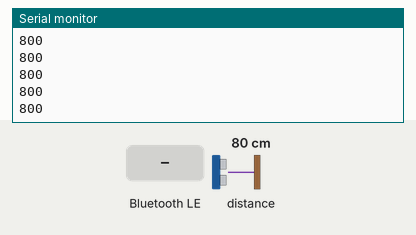
Recording of a sketch running on a simulated ESP32. On the bench: the last lines printed to the serial monitor. The test bench sets the inputs (shaded band); at power-on: distance to the obstacle 80 cm. Nothing arrives over Bluetooth unless stated; a phone connects over Bluetooth LE 3 s after start.

Above: at 1.2 s.
1.3 s: Bluetooth LE write "1" received
2.8 s: distance to the obstacle set to 2 cm
At 3.08 s:
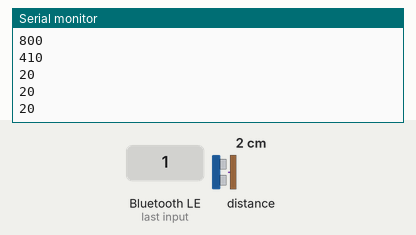
4.3 s: Bluetooth LE write "0" received
5.8 s: distance to the obstacle set to 4 cm
At 6.02 s:
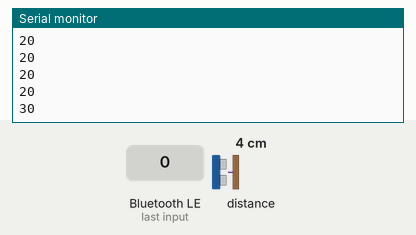
Timing chart, 0 to 8.3 s (numbered marks = the images above; inputs shaded):
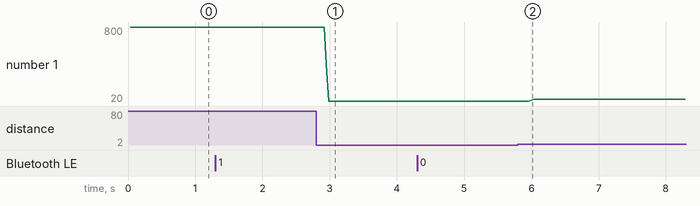

The sketch:

esp32.ino
```cpp
#include <Wire.h>
#include <VL53L0X.h>
#include <MedianFilter.h>

#include <BLEDevice.h>
#include <BLEServer.h>
#include <BLEUtils.h>
#include <BLE2902.h>
#include <Arduino.h>

BLEServer* pServer = NULL;
BLECharacteristic* pCharacteristic = NULL;
bool deviceConnected = false;
bool oldDeviceConnected = false;
uint8_t value = 0;

// See the following for generating UUIDs:
// https://www.uuidgenerator.net/

#define SERVICE_UUID        "4fafc201-1fb5-459e-8fcc-c5c9c331914b"
#define CHARACTERISTIC_UUID "beb5483e-36e1-4688-b7f5-ea07361b26a8"


class MyServerCallbacks: public BLEServerCallbacks {
    void onConnect(BLEServer* pServer) {
      deviceConnected = true;
    };

    void onDisconnect(BLEServer* pServer) {
      deviceConnected = false;
    }
};

class MyCallbacks: public BLECharacteristicCallbacks {
    void onWrite(BLECharacteristic *pCharacteristic) {
      std::string rxValue = pCharacteristic->getValue();

      if (rxValue.length() > 0) {
        Serial.println("*********");
        Serial.print("Received Value: ");
        for (int i = 0; i < rxValue.length(); i++)
          Serial.print(rxValue[i]);

        Serial.println();
        Serial.println("*********");
      }
    }
};

VL53L0X sensor;

MedianFilter test(10, 0);

int val;


void setup() {
  Serial.begin(9600);
  Wire.begin();

  // Create the BLE Device
  BLEDevice::init("MyESP32");

  // Create the BLE Server
  pServer = BLEDevice::createServer();
  pServer->setCallbacks(new MyServerCallbacks());

  // Create the BLE Service
  BLEService *pService = pServer->createService(SERVICE_UUID);

  // Create a BLE Characteristic
  pCharacteristic = pService->createCharacteristic(
                      CHARACTERISTIC_UUID,
                      BLECharacteristic::PROPERTY_READ   |
                      BLECharacteristic::PROPERTY_WRITE  |
                      BLECharacteristic::PROPERTY_NOTIFY |
                      BLECharacteristic::PROPERTY_INDICATE
                    );

  pCharacteristic->setCallbacks(new MyCallbacks());

  // https://www.bluetooth.com/specifications/gatt/viewer?attributeXmlFile=org.bluetooth.descriptor.gatt.client_characteristic_configuration.xml
  // Create a BLE Descriptor
  pCharacteristic->addDescriptor(new BLE2902());

  // Start the service
  pService->start();

  // Start advertising
  pServer->getAdvertising()->start();
  Serial.println("Waiting a client connection to notify...");

    sensor.init();
  sensor.setTimeout(500);

#if defined LONG_RANGE
  // lower the return signal rate limit (default is 0.25 MCPS)
  sensor.setSignalRateLimit(0.1);
  // increase laser pulse periods (defaults are 14 and 10 PCLKs)
  sensor.setVcselPulsePeriod(VL53L0X::VcselPeriodPreRange, 18);
  sensor.setVcselPulsePeriod(VL53L0X::VcselPeriodFinalRange, 14);
#endif

#if defined HIGH_SPEED
  // reduce timing budget to 20 ms (default is about 33 ms)
  sensor.setMeasurementTimingBudget(20000);
#elif defined HIGH_ACCURACY
  // increase timing budget to 200 ms
  sensor.setMeasurementTimingBudget(200000);
#endif
}

void loop() {
    val = sensor.readRangeSingleMillimeters();

    /*
     for(int i=0;i<2;i++){
      val += sensor.readRangeSingleMillimeters();
    }
    val /= 2;
     */

    test.in(val);
    val = test.out();
    Serial.println(val);

    // notify changed value
    if (deviceConnected) {
        pCharacteristic->setValue(val);
        pCharacteristic->notify();
        delay(10); // bluetooth stack will go into congestion, if too many packets are sent
    }
    // disconnecting
    if (!deviceConnected && oldDeviceConnected) {
        delay(500); // give the bluetooth stack the chance to get things ready
        pServer->startAdvertising(); // restart advertising
        Serial.println("start advertising");
        oldDeviceConnected = deviceConnected;
    }
    // connecting
    if (deviceConnected && !oldDeviceConnected) {
        // do stuff here on connecting
        oldDeviceConnected = deviceConnected;
    }
}
```

Measured:
- after the input at 2.8 s, the serial monitor: prints a new line after 0.15 s (image 1)
- after the input at 5.8 s, the serial monitor: prints a new line after 0.20 s (image 2)
- plotted number 1: 800 → 20 after the input at 2.8 s, 20 → 40 after the input at 5.8 s
